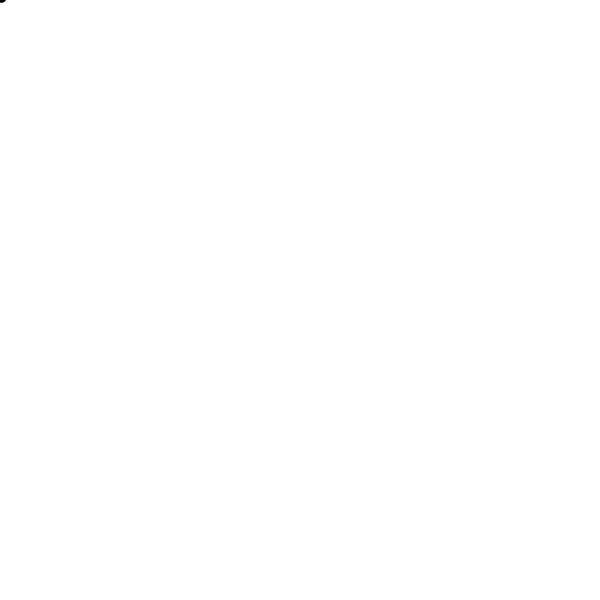
Frame 1 (no input)
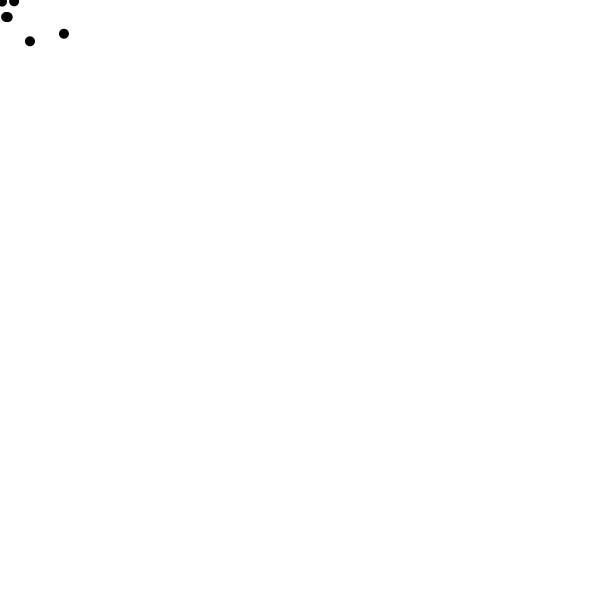
Frame 60 (the mouse pressed at the canvas centre just before this capture)
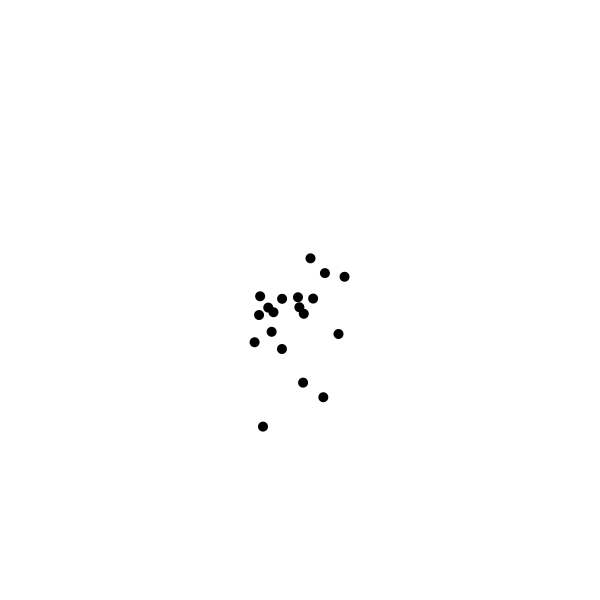
Frame 120 (the mouse held since frame 60 and released just before this capture)

The Processing sketch that drew these frames (run headless with seeded random() and noise(); from frame 60 on, the mouse is pressed at the canvas centre):

// Processing sketch: hello
// ── hello.pde
// 可変長配列で無限増殖エージェント（寿命つき）＝パーティクル

// エージェントの位置を覚えておくための配列
FloatList xs;
FloatList ys;
// 速度用の配列
FloatList vxs;
FloatList vys;
// 寿命の配列
FloatList lifes;

void setup() {
  size(600, 600);
  noStroke();
  fill(0);

  // 可変長配列を初期化
  xs = new FloatList();
  ys = new FloatList();
  vxs = new FloatList();
  vys = new FloatList();
  lifes = new FloatList();
}

void draw() {
  background(255);

  // 新たなエージェントを追加
  xs.append(mouseX);
  ys.append(mouseY);
  // 速度もランダムに設定
  vxs.append(random(-5, 5));
  vys.append(random(-5, 5));
  // 寿命を設定
  lifes.append(1);

  // ループ変数 i を 0 から個数ぶんまで増やしていく
  // ＝すべてのエージェントについて処理する
  for (int i = 0; i < xs.size(); i++) {
    // i番目のエージェントに重力を加える
    vys.add(i, 0.2);

    // i番目のエージェントの位置をずらす
    xs.add(i, vxs.get(i));
    ys.add(i, vys.get(i));

    // i番目のエージェントの寿命を減らす
    lifes.sub(i, 0.05);

    // 寿命が残っているときだけ、i番目のエージェントを描く
    if (lifes.get(i) > 0) {
      ellipse(xs.get(i), ys.get(i), 10, 10);
    }
  }
}
